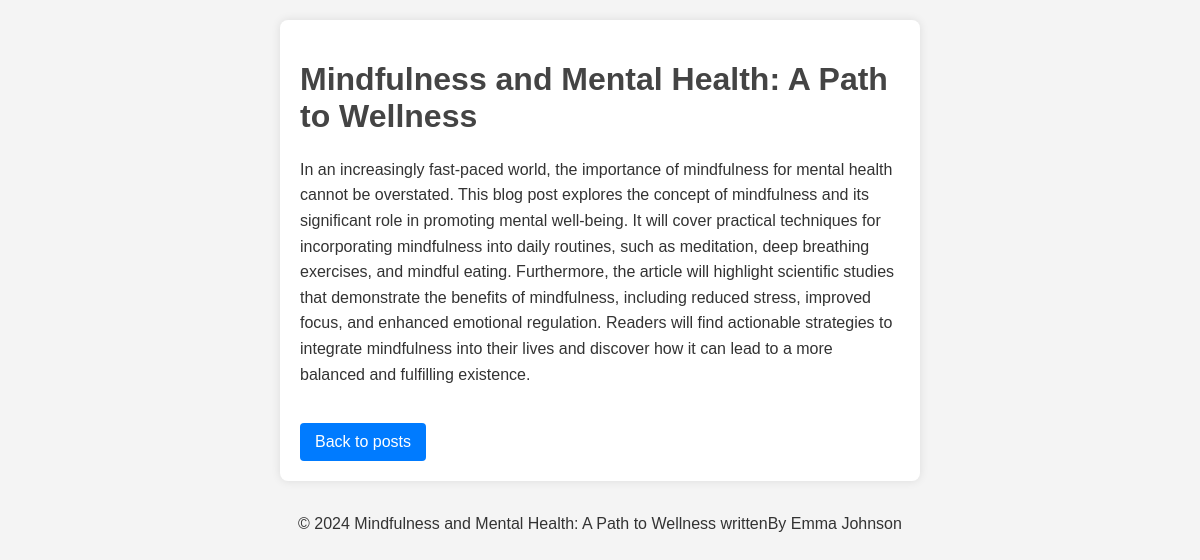
Screenshot of /post/3/ with the database file from the repository.
### blog/models.py (models this page shows, shortened)
class Post(models.Model):
    title = models.CharField(max_length=200)
    content = models.TextField()
    author = models.CharField(max_length=100)
    created_at = models.DateTimeField(auto_now_add=True)

### blog/views.py (the view)
# urls.py: path('post/<int:post_id>/', post_detail, name='post_detail'),
def post_detail(request, post_id):
    post = get_object_or_404(Post, id=post_id)
    current_year = datetime.now().year
    return render(request, 'blog/post_detail.html', {'post': post, 'current_year': current_year})

### blog/templates/blog/post_detail.html (shortened to what this page needs)
<!DOCTYPE html>
<html lang="en">
<head>
</head>
<body>
    <div class="container">
        <h1>{{ post.title }}</h1>
        <p>{{ post.content }}</p>
        <a class="back-link" href="{% url 'post_list' %}">Back to posts</a>
    </div>
    <div class="footer">
        <p>&copy; {{ current_year }}  {{ post.title }} writtenBy {{post.author}}</p>
    </div>
</body>
</html>

### blog/templates/blog/post_detail.html (style rules this page uses)
body { font-family: Arial, sans-serif; background-color: #f4f4f4; margin: 0; padding: 20px; color: #333; }
.container { max-width: 600px; background: white; padding: 20px; border-radius: 8px; box-shadow: 0 0 10px rgba(0, 0, 0, 0.1); margin: 0 auto; }
h1 { color: #444; }
p { line-height: 1.6; }
.edit-link, .back-link { display: inline-block; margin-top: 20px; padding: 10px 15px; background-color: #5cb85c; color: white; text-decoration: none; border-radius: 4px; }
.back-link { background-color: #007bff; }
.footer { margin-top: 30px; text-align: center; }

### rows the page displays
Post: title "Mindfulness and Mental Health: A Path to Wellness", content "In an increasingly fast-paced world, the importance of mindfulness for mental health cannot be overstated. This blog post explores the concept of mindfulness and its significant role in promoting mental well-being. It will cover practical techniques for incorporating mindfulness into daily routines, such as meditation, deep breathing exercises, and mindful eating. Furthermore, the article will highlight scientific studies that demonstrate the benefits of mindfulness, including reduced stress, improved focus, and enhanced emotional regulation. Readers will find actionable strategies to integrate mindfulness into their lives and discover how it can lead to a more balanced and fulfilling…", author "Emma Johnson"
